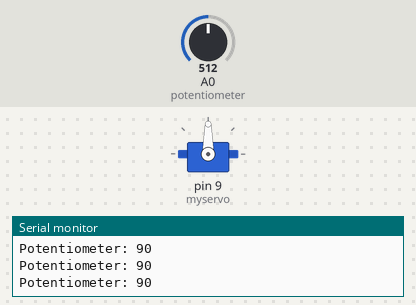
Recording of a sketch running on a simulated Arduino Uno, built with avr-gcc and run on an emulated ATmega328P. Parts: servo, the last lines printed to the serial monitor. The inputs (shaded band) are chosen by the test bench; at power-on: A0 (potentiometer) = 512.

Above: at 1.2 s.
1.3 s: A0 (potentiometer) set to 551
At 2.7 s:
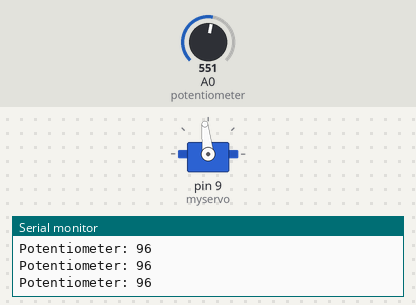
4.3 s: A0 (potentiometer) set to 578
At 4.8 s:
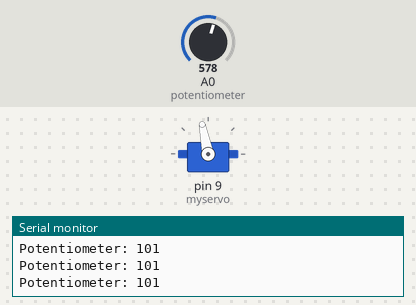
5.8 s: A0 (potentiometer) set to 716
At 7.0 s:
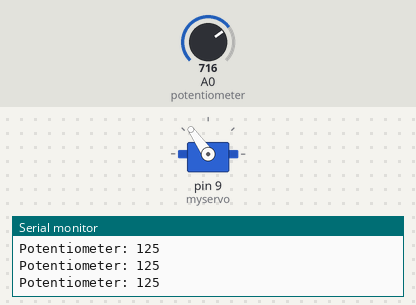
7.3 s: A0 (potentiometer) set to 306
At 7.6 s:
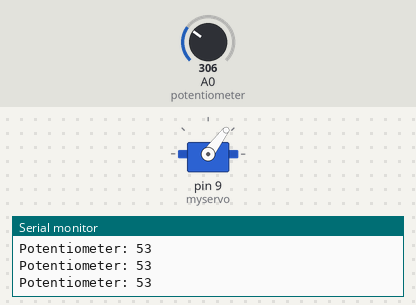
8.8 s: A0 (potentiometer) set to 122
At 9.3 s:
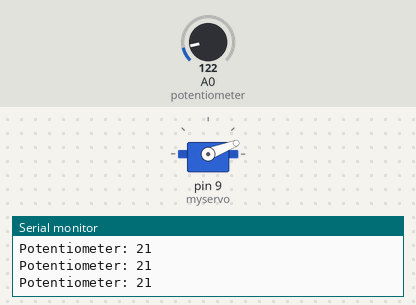
10.3 s: A0 (potentiometer) set to 0
At 10.9 s:
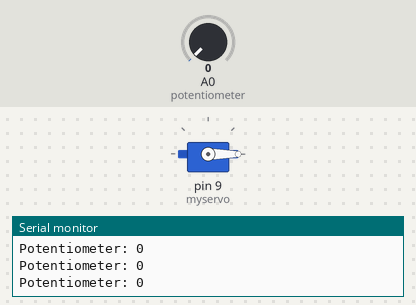
Timing chart, 0 to 12.8 s (numbered marks = the images above; inputs shaded):
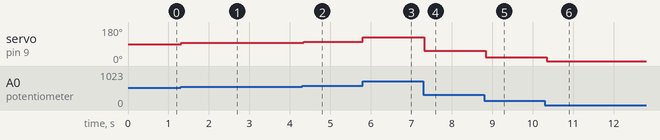

The sketch:

4.ino
```cpp
#include <Servo.h>
#include <Keypad.h>

Servo myservo;
int val;// create servo object to control a servo

void setup() {
   // attaches the servo on pin 9 to the servo object
  myservo.attach(9,1000,2000);
  Serial.begin(9600);
}

void loop() {

    Serial.print("Potentiometer: ");

    val = analogRead(A0);            // reads the value of the potentiometer(the value is  between 0 and 1023)
    val = map(val, 0, 1023, 0, 180);     // map( 0 to 1023) into 0 to 180 which is the servo motor get
    Serial.println(val);
    myservo.write(val);
    //the 50 delay  means that our circuits after 0.05s checks that the value of pontasiometer
    delay(50);
}
```

Measured:
- after the input at 1.3 s, servo on pin 9 (myservo): 90° → 96° at once
- after the input at 4.3 s, servo on pin 9 (myservo): 96° → 101° at once
- after the input at 5.8 s, servo on pin 9 (myservo): 101° → 125° at once
- after the input at 7.3 s, servo on pin 9 (myservo): 125° → 53° at once
- after the input at 8.8 s, servo on pin 9 (myservo): 53° → 21° at once
- after the input at 10.3 s, servo on pin 9 (myservo): 21° → 0° after 0.05 s
